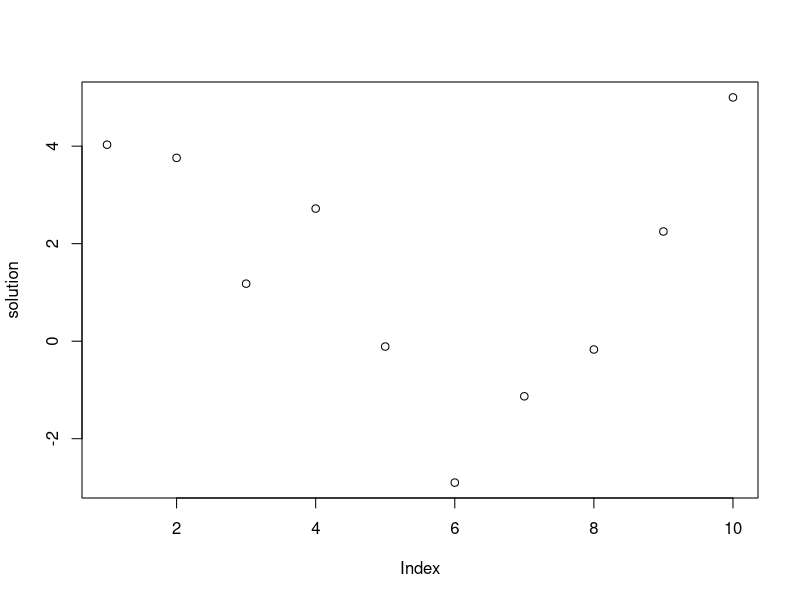
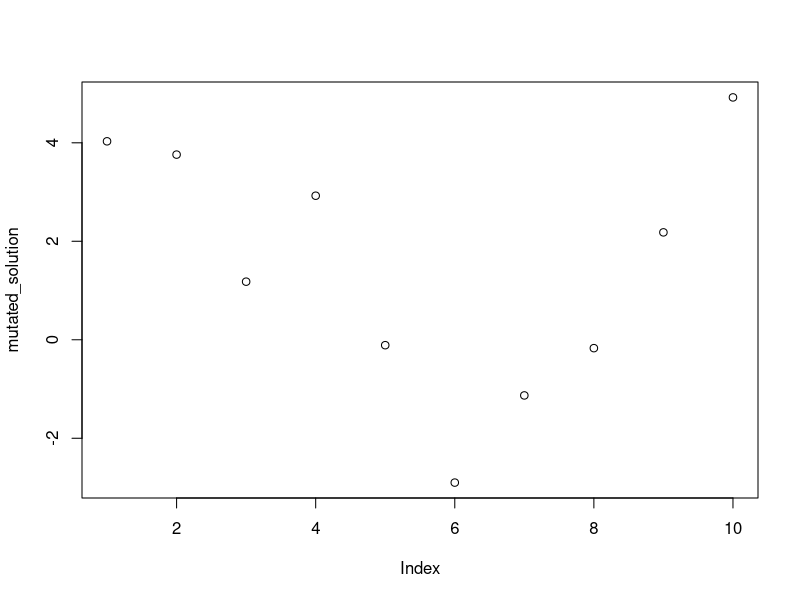
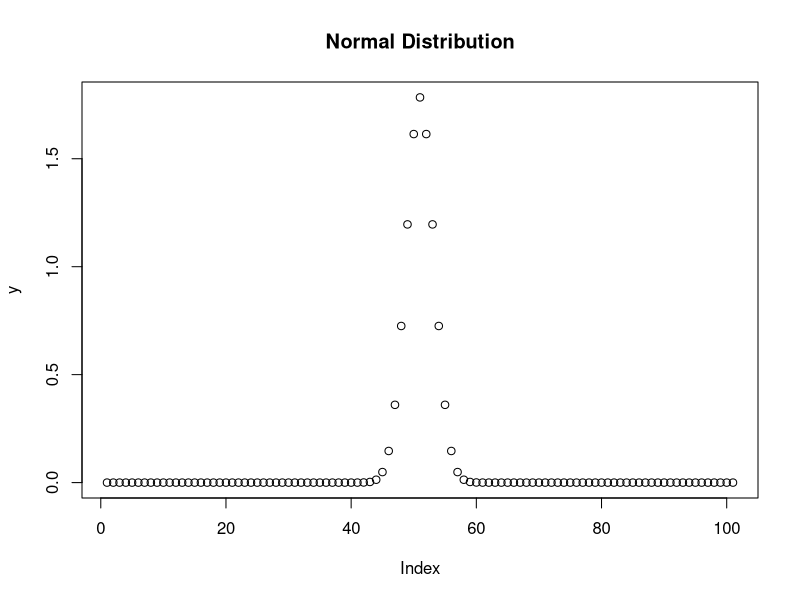

Generate these figures, in order, with R:
mutate <- function(solution, probability, variance, range) {
    mutated_solution <- solution
    
    for (index in 1:length(mutated_solution)) {
        val <- mutated_solution[index]
        random <- runif(1, 0, 1)

        if (probability > random) {
            addition <- rnorm(1, mean=0, sd=sqrt(variance))
            mutation <- val + addition
            while (mutation < -range || mutation > range) {
                addition <- rnorm(1, mean=0, sd=sqrt(variance))
                mutation <- val + addition
            }
            mutated_solution[index] = mutation
        }
    }
    
    mutated_solution
}

range <- 5
values <- seq(from=-range, to=range, by=.01)
solution <- sample(values, size=10, replace=TRUE)
probability <- 0.5
variance <- 0.05

mutated_solution = mutate(solution, probability, variance, range)

print("Solution")
sprintf("%.5f", solution)
plot(solution)

print("Mutated Solution")
sprintf("%.5f", mutated_solution)
plot(mutated_solution)

# Plot normal distribution
x <- seq(-range, range, by = .1)
y <- dnorm(x, mean = 0, sd = sqrt(variance))
plot(y, main = "Normal Distribution")
